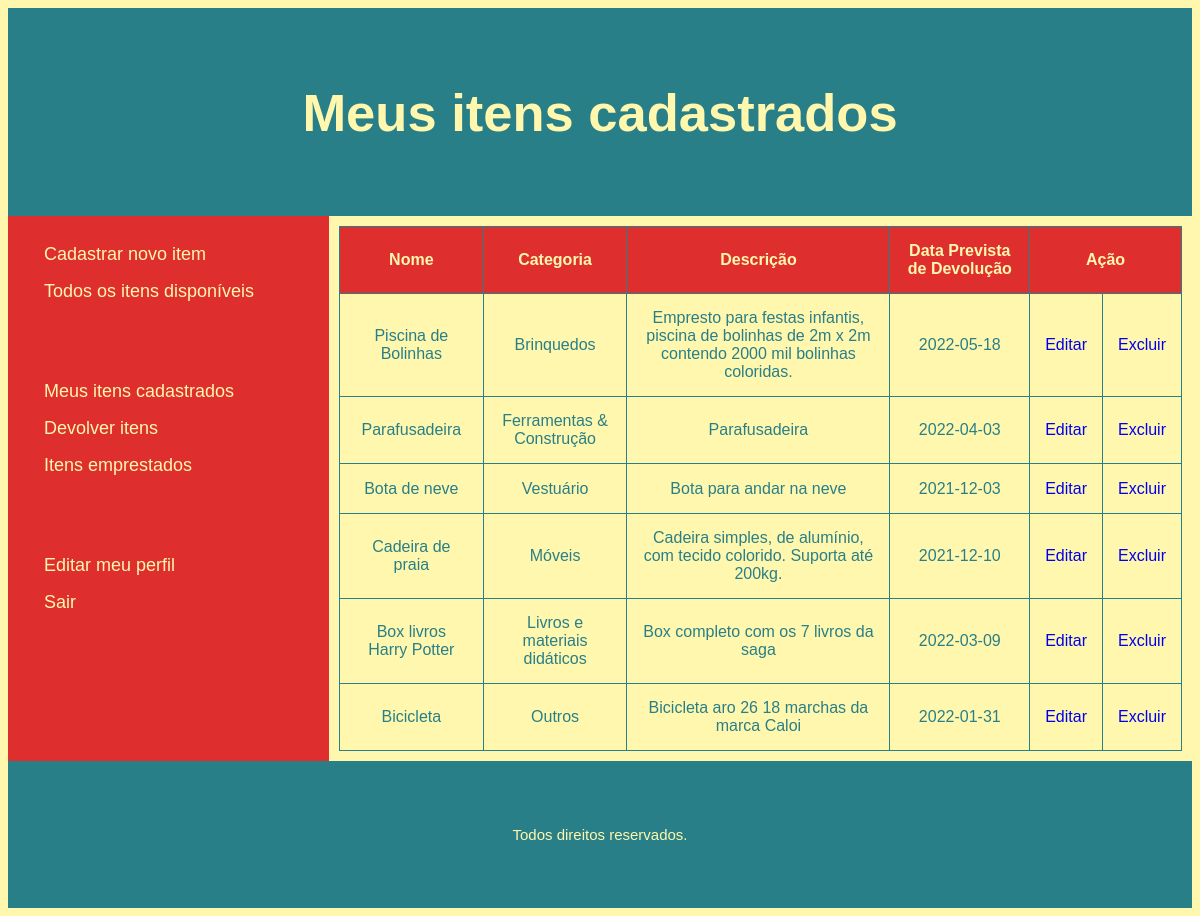
The page /lista-meus-itens-cadastrados.php (signed in) on the database its author committed.
### tables this page shows
CREATE TABLE `itens` (
  `id_item` int(11) NOT NULL,
  `id_usuario` int(11) NOT NULL,
  `id_usuario_emprestimo` int(11) NOT NULL DEFAULT 0,
  `status` int(1) NOT NULL DEFAULT 0,
  `nome` varchar(100) NOT NULL,
  `categoria` varchar(100) NOT NULL,
  `descricao` varchar(2000) NOT NULL,
  `dtdevolucao` date NOT NULL
);

### lista-meus-itens-cadastrados.php (the view)
<?php
    include "includes/topo.php";
?>
    <header>
        <h2>Meus itens cadastrados</h2>
    </header>
    <section>
        <?php
            include "includes/menu.php"
        ?>
    <article>
        <table>
            <tr>
                <th>Nome</th>
                <th>Categoria</th>
                <th>Descrição</th>
                <th>Data Prevista de Devolução</th>
                <th colspan=2>Ação</th>
            </tr>
        <?php
                include "includes/conecta.php";
                $id = $_SESSION['id'];
                $sql = "SELECT id_item, nome, categoria, descricao, dtdevolucao FROM itens WHERE id_usuario = $id";
                $res = mysqli_query($conn, $sql);
                while($row = mysqli_fetch_assoc($res)) {
                    echo "
                        <tr>
                            <td>" . $row['nome'] . "</td>
                            <td>" . $row['categoria'] . "</td>
                            <td>" . $row['descricao'] . "</td>
                            <td>" . $row['dtdevolucao'] . "</td>
                            <td><a href='cadastro-item.php?id_item=".$row['id_item']."'>Editar</a></td>
                            <td><a href='exclui-itens.php?id_item=".$row['id_item']."'>Excluir</a></td>
                        </tr>
                        ";
                }
        ?>
        </table>
    </article>
    </section>
<?php
    include "includes/rodape.php"
?>

### css/estilo.css (style rules this page uses)
* { box-sizing: border-box; text-decoration: none; }
body { font-family: 'Lucida Sans', 'Lucida Sans Regular', 'Lucida Grande', 'Lucida Sans Unicode', Geneva, Verdana, sans-serif, Helvetica, sans-serif; font-size: 16px; background-color: #FFF7AE; }
header { background-color: #297F87; padding: 30px; text-align: center; font-size: 35px; color: #FFF7AE; }
section { display: -webkit-flex; display: flex; }
article { -webkit-flex: 3; -ms-flex: 3; flex: 3; background-color: #FFF7AE; padding: 10px; }
table { border-collapse: collapse; border: 1px solid #297F87; width: 100%; }
th { text-align: center; background-color: #DF2E2E; color: #FFF7AE; padding: 15px; border: 1px solid #297F87; }
tr { text-align: center; color: #297F87; padding: 15px; border: 1px solid #297F87; }
td { height: 50px; vertical-align: center; padding: 15px; border: 1px solid #297F87; }

### rows shown on the page
itens: nome "Piscina de Bolinhas", categoria "Brinquedos", descricao "Empresto para festas infantis, piscina de bolinhas de 2m x 2m contendo 2000 mil bolinhas coloridas.", dtdevolucao "2022-05-18"
itens: nome "Parafusadeira", categoria "Ferramentas & Construção", descricao "Parafusadeira", dtdevolucao "2022-04-03"
itens: nome "Bota de neve", categoria "Vestuário", descricao "Bota para andar na neve", dtdevolucao "2021-12-03"
itens: nome "Cadeira de praia", categoria "Móveis", descricao "Cadeira simples, de alumínio, com tecido colorido. Suporta até 200kg.", dtdevolucao "2021-12-10"
itens: nome "Box livros Harry Potter", categoria "Livros e materiais didáticos", descricao "Box completo com os 7 livros da saga", dtdevolucao "2022-03-09"
itens: nome "Bicicleta", categoria "Outros", descricao "Bicicleta aro 26 18 marchas da marca Caloi", dtdevolucao "2022-01-31"
